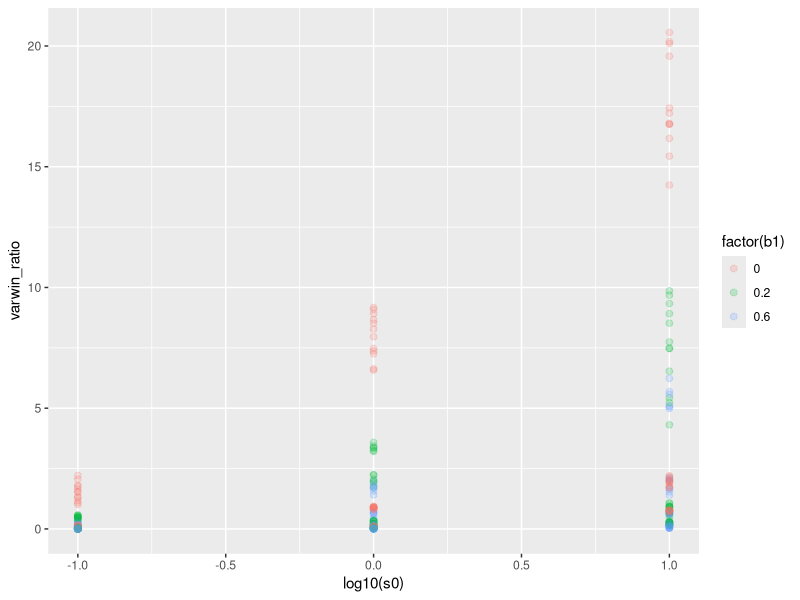
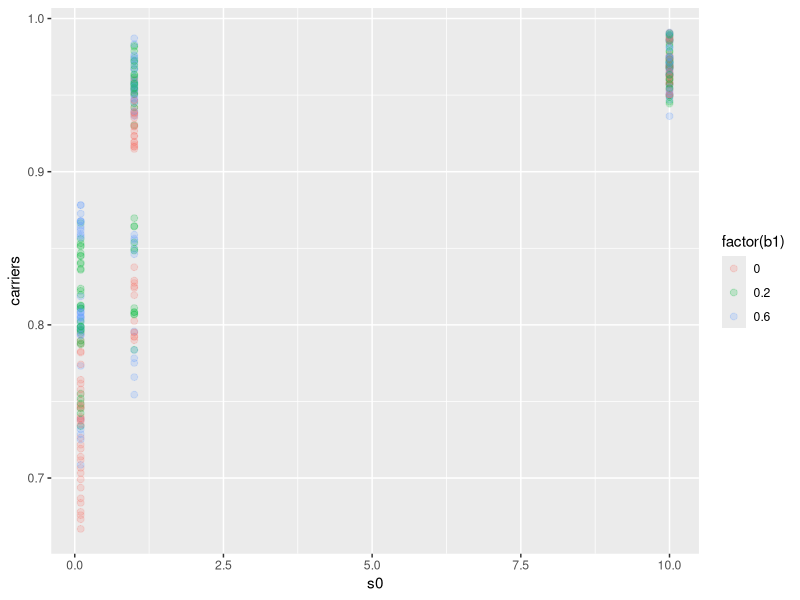
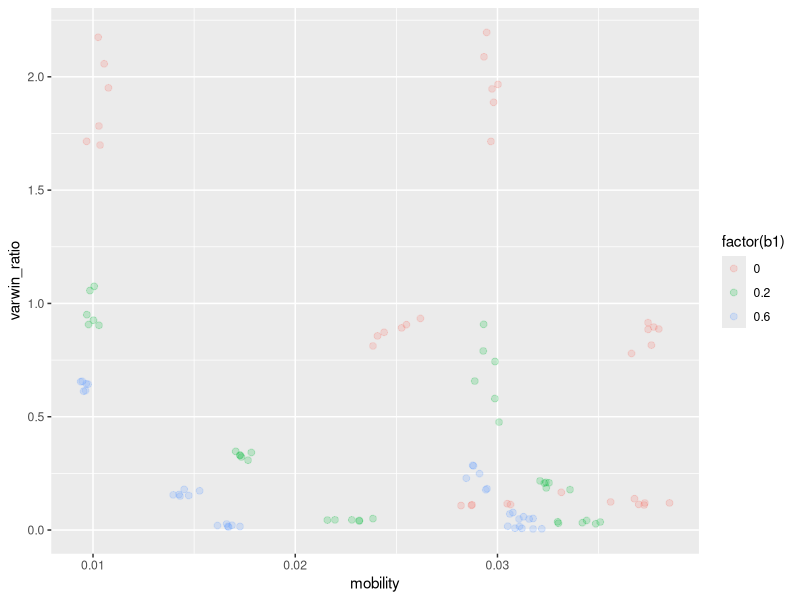
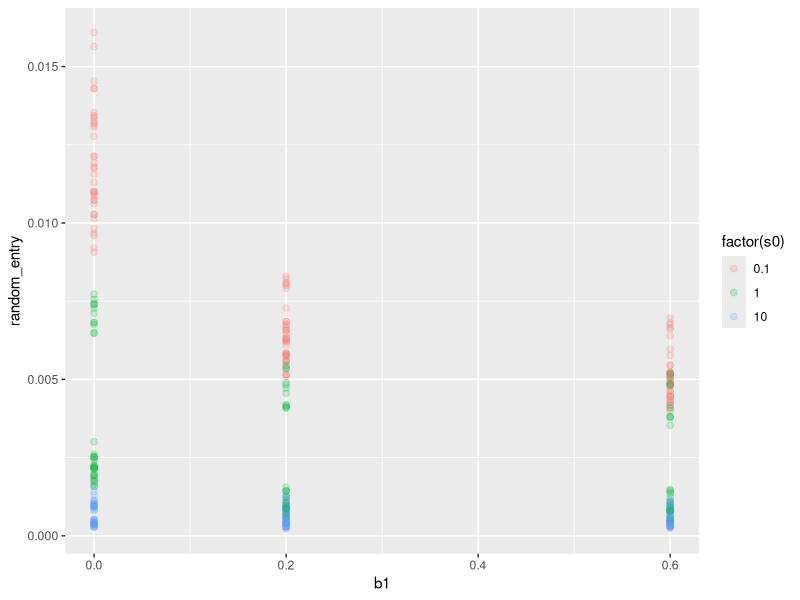
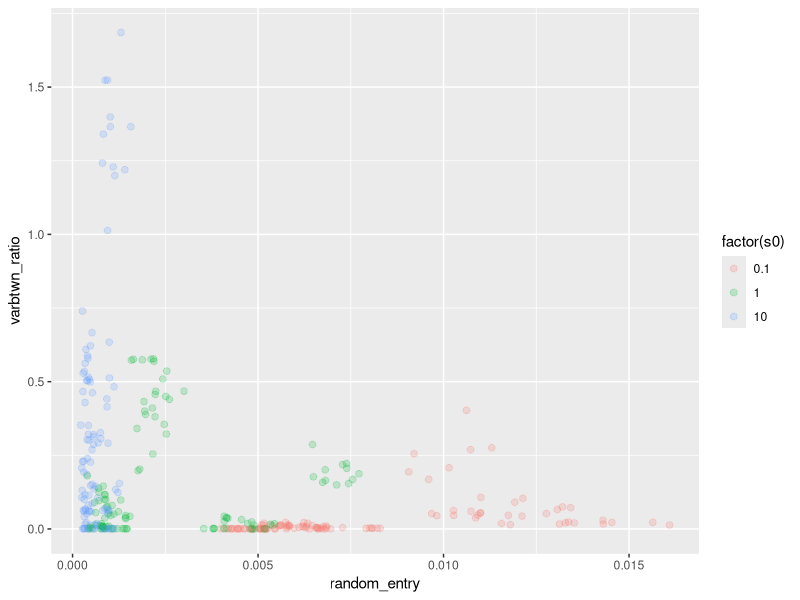
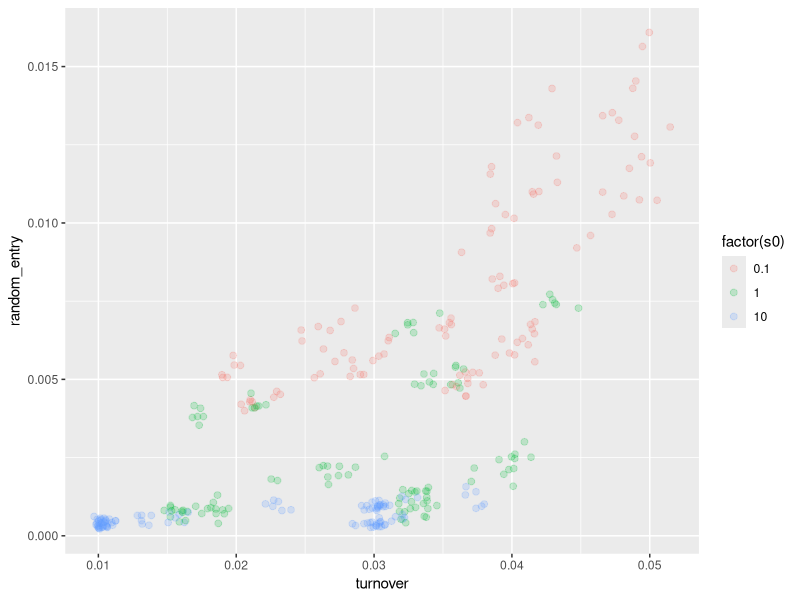
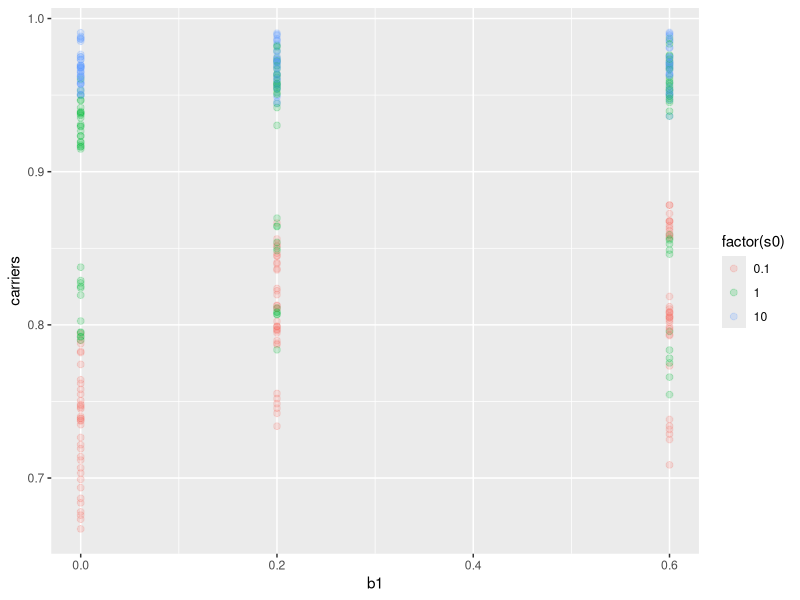
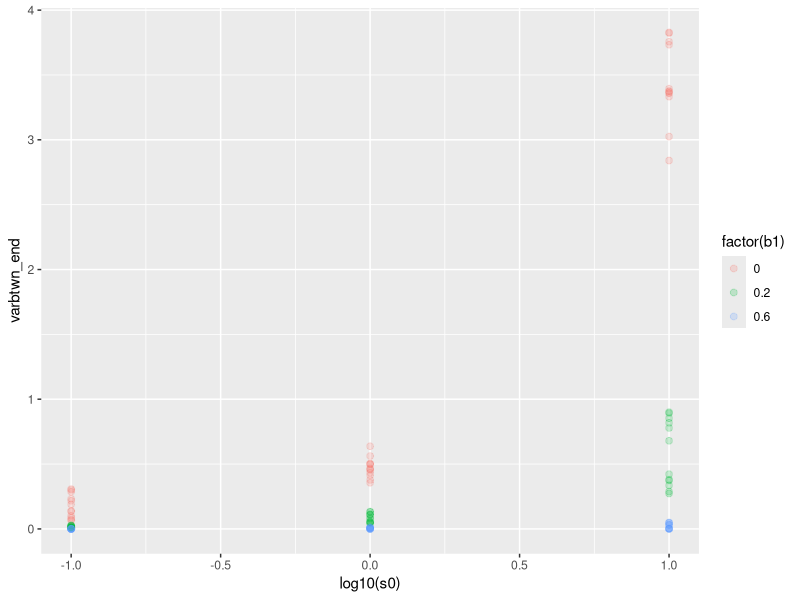

Reproduce these figures in R, in order.
library(tidyverse)

data <- read.csv("data/2018-06-19_results_partialparams.csv", header=T)
cond <- read.csv("data/initial_conditions_plots.csv", header=T)
cond <- unique(cond[,c("var_win","cond")])
data <- data %>% left_join(cond, by="cond")

data$varwin_ratio <- data$varwin_end/data$varwin_start
data$varbtwn_ratio <- data$varbtwn_end/data$varbtwn_start
data$mobility <- data$turnover*data$carriers
data$random_entry <- data$turnover*(1-data$carriers)

ggplot(data, aes(x=log10(s0), y=varwin_ratio, col=factor(b1))) + geom_point(alpha=0.2, size=2)
ggplot(data, aes(x=s0, y=carriers, col=factor(b1))) + geom_point(alpha=0.2, size=2)
# carriers increases with s0, but turnover decreases with s0
ggplot(data[which(data$var_win==1),], aes(x=mobility, y=varwin_ratio, col=factor(b1))) + geom_point(alpha=0.2, size=2)
# controlling for s0 & r0, increasing b1 decreases mobility & varwin_ratio - STRONG
ggplot(data, aes(x=b1, y=random_entry, col=factor(s0))) + geom_point(alpha=0.2, size=2)
ggplot(data, aes(x=random_entry, y=varbtwn_ratio, col=factor(s0))) + geom_point(alpha=0.2, size=2) # don't understand
ggplot(data, aes(x=turnover, y=random_entry, col=factor(s0))) + geom_point(alpha=0.2, size=2) # it's cuz there's more turnover in general
ggplot(data, aes(x=b1, y=carriers, col=factor(s0))) + geom_point(alpha=0.2, size=2)

ggplot(data[which(data$s0==data$var_win),], aes(x=log10(s0), y=varbtwn_end, col=factor(b1))) + geom_point(alpha=0.2, size=2)
ggplot(data[which(data$s0==1 & data$b1==0.2),], aes(x=mobility, y=varbtwn_ratio, col=factor(var_win))) + geom_point(alpha=0.2, size=2)

'So you should need high s0, low r1, and non-zero b1 in order to get population-driven convergence'
ggplot(data, aes(x=log10(s0), y=varbtwn_ratio, group=factor(b1))) + geom_col(position="dodge")








